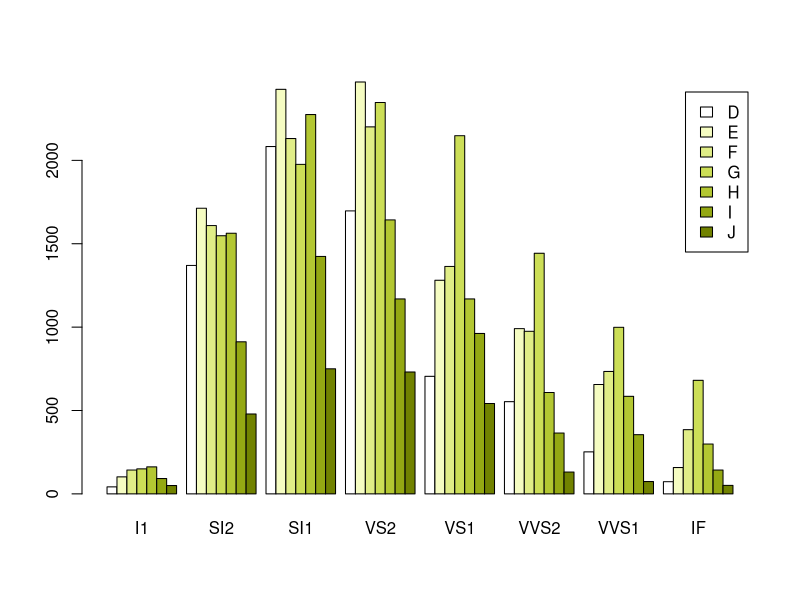

R code for this plot:
library(tidyverse)
data <- diamonds
colors<- c("#FFFFFF","#F5FCC2", "#E0ED87", "#CCDE57","#B3C732","#94A813","#718200")
barplot(table(diamonds$color, diamonds$clarity), beside=TRUE,
        col=colors, 
        legend=levels(diamonds$color))
